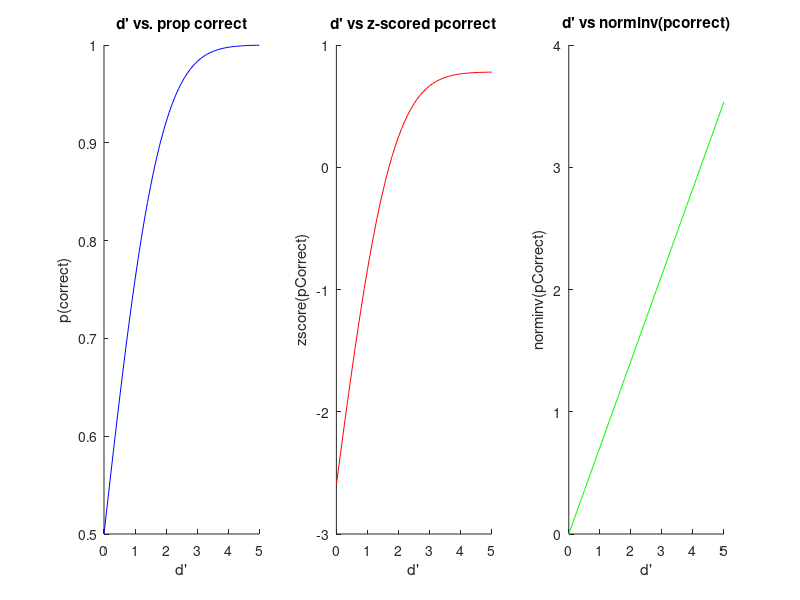
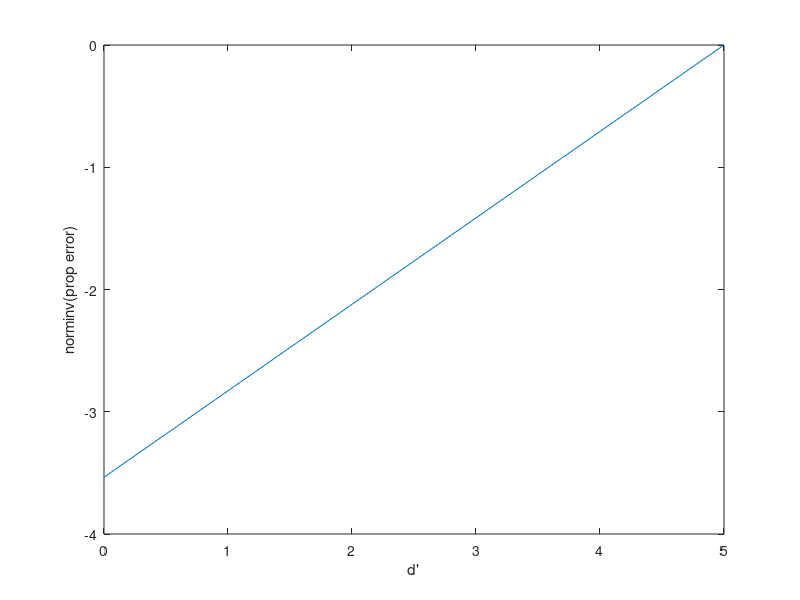

The MATLAB script that drew these images, in order:
% % generate d' values 
ds = 0:0.1:5;

% % convert to proportion correct (derived from basic signal detection
% theory, assuming a neutral criterion, such that hit rate = correct reject rate)
ps = normcdf(ds/sqrt(2));

% % plot d' vs p(correct)
figure; subplot(1,3,1); hold on;
plot(ds, ps, 'b-'); 
xlabel('d''');
ylabel('p(correct)'); 
xlim([0 5]); ylim([0.5 1]);
title('d'' vs. prop correct');

% % so, d' is non-linearly related to p(correct). In psychophysics, d' is the
% what we want to really measure: the SNR of the information the brain uses
% to make a decision. Here we see that p(correct) gets compressed at the
% upper range. 

% % So can we fix that by z-scoring the proportions? 
% first try with matlab's z-score function. That basically returns each
% number in a vector transformed to reflect the number of SDs away from the
% mean of the vector. 
psZ = zscore(ps);

subplot(1,3,2); hold on;
plot(ds, psZ, 'r-');
xlabel('d''');
ylabel('zscore(pCorrect)'); 
title('d'' vs z-scored pcorrect');

% % but sometimes z-transforming just means using the inverse of the normal
% CDF (norminv). That would partly invert the equation used to go from d'
% to p(correct) and should linearize. 
psZ2 = norminv(ps); 

subplot(1,3,3); hold on;
plot(ds, psZ2, 'g-');
xlabel('d''');
ylabel('norminv(pCorrect)'); 
title('d'' vs norminv(pcorrect)');

%yes, transforming p(correct) with norminv returns value that are linear
%with respect to d'. 

%% and what about proportion errors, rather than proportion correct? 
pE = 1-ps; %proportion error 
pEZ = norminv(pE); %z-transformed

figure;
plot(fliplr(ds), pEZ);

xlabel('d'''); 
ylabel('norminv(prop error)');

%this seems to work for proportion errors too... they're linear with
%respect to corresponding values of d'. 